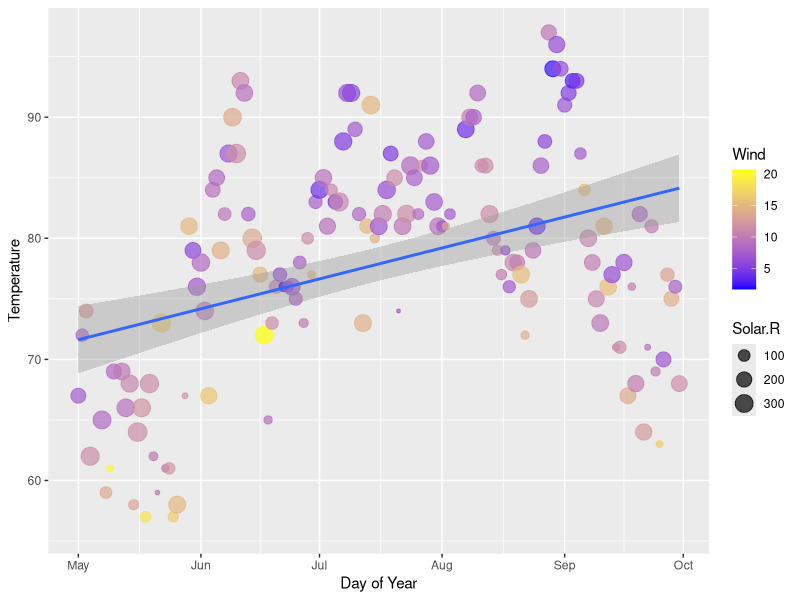

R code for this plot:
# Module 8 (LIS 4317)

library("ggplot2")
library("dplyr")

head(airquality)

airquality <- airquality %>%
  mutate(DayOfYear = as.Date(paste(1973, Month, Day, sep = "-")))

ggplot(airquality, aes(x = DayOfYear, y = Temp)) +
  geom_point(aes(color = Wind, size = Solar.R), alpha = 0.7) +
  geom_smooth(method = "lm") +
  labs(x = "Day of Year", y = "Temperature") +
  scale_color_gradient(low = "blue", high = "yellow")

model <- lm(Temp ~ DayOfYear + Wind + Solar.R, data = airquality)
summary(model)       
